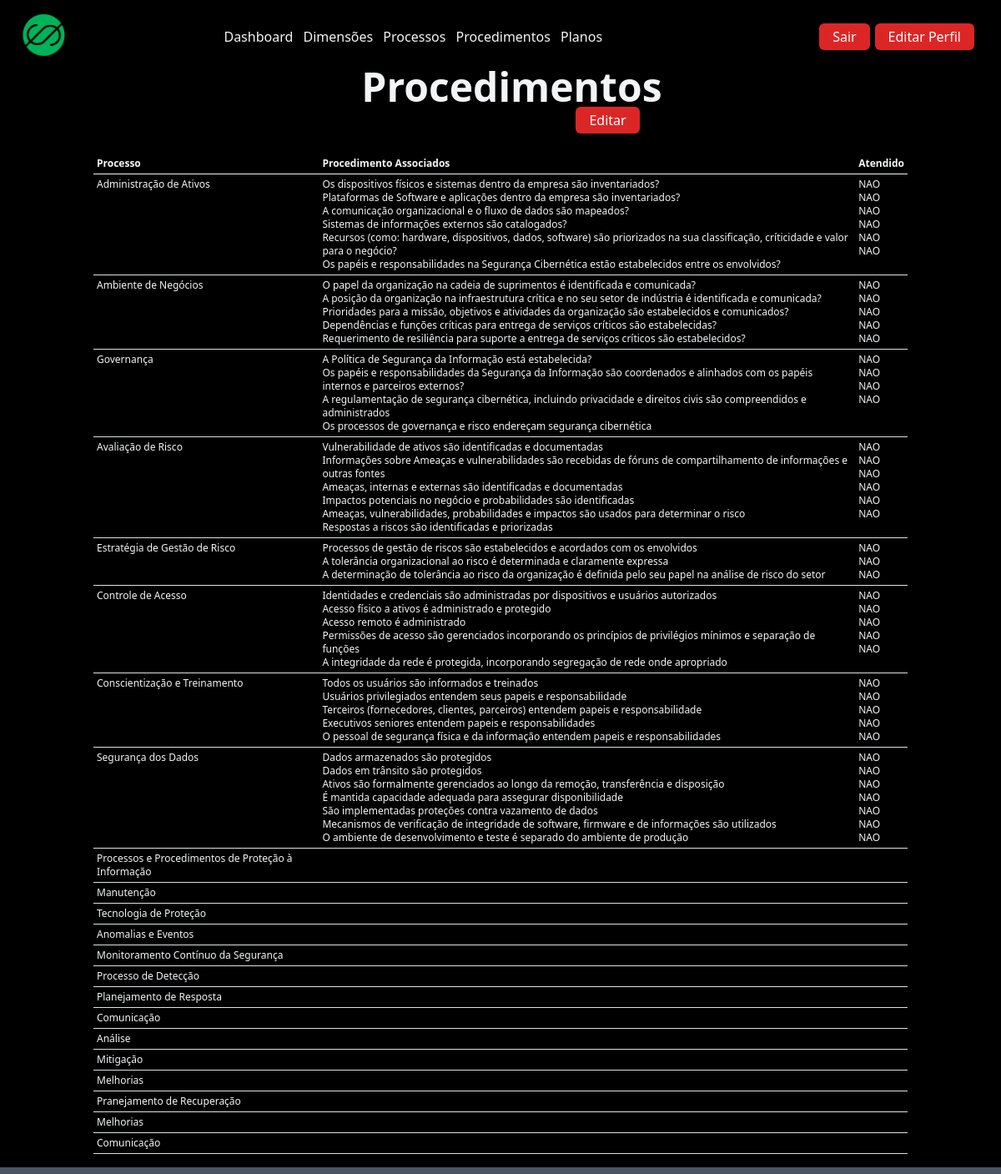
The page /procedimentos/ (signed in) on the database as committed earlier.
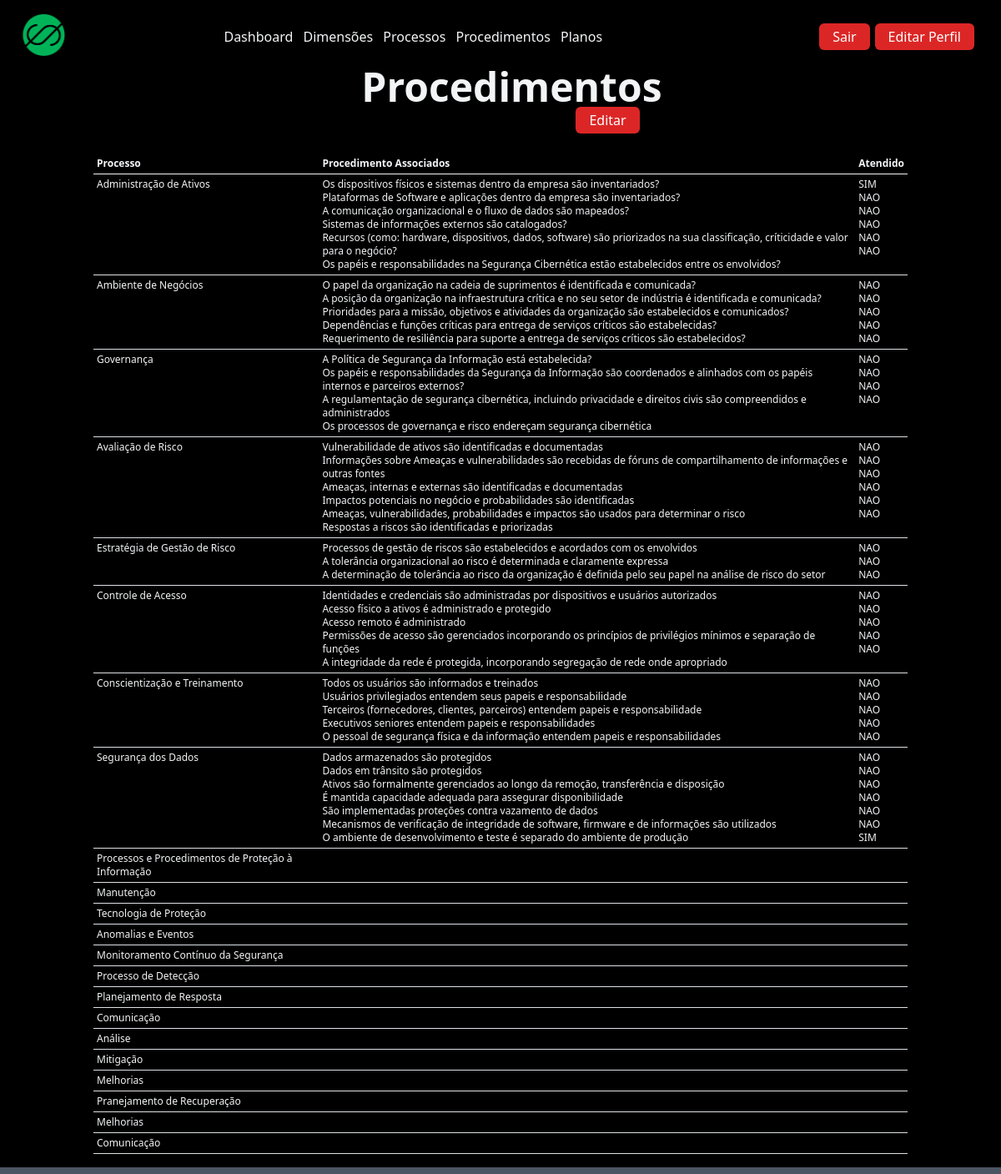
The same page on the database as committed later.
### grc/models.py (models this page shows, shortened)
class Procedimento(models.Model):
    processo = models.ForeignKey('Processo', related_name="procedimento", on_delete=models.CASCADE)
    nic = models.CharField(max_length=10)
    descricao = models.TextField(max_length=1000)
    atendida = models.CharField(max_length=15, choices=LISTA_SITUACAO)
    data_conclusao = models.DateField(default=None)

### grc/views.py (the view)
# urls.py: path('procedimentos/', Procedimentos.as_view(), name='procedimentos'),
class Procedimentos(LoginRequiredMixin, ListView):
    template_name = "procedimentos.html"
    model = Procedimento
    def get_context_data(self, **kwargs):
        context = super().get_context_data(**kwargs)
        context["processos"] = Processo.objects.all().prefetch_related('procedimento')
        return context

### grc/novos_context.py (called while the page is built)
def lista_dimensoes(request):
    lista_dimensoes = Dimension.objects.all()
    return {"lista_dimensoes": lista_dimensoes}

def lista_processos(request):
    lista_processos = Processo.objects.all()
    return {'lista_processos': lista_processos}

def lista_procedimentos(request):
    lista_procedimentos = Procedimento.objects.all()
    return {'lista_procedimentos': lista_procedimentos}

def proc_por_dimensao(request):
    proc_por_dimensao = Dimension.objects.all().prefetch_related('processo')
    return {'proc_por_dimensao': proc_por_dimensao}

### grc/templates/procedimentos.html (shortened to what this page needs)
{% extends 'base.html' %}
{% load static %}
{% block content %}
<header class="min-h-screen bg-black bg-opacity-75 bg-blend-overlay showcase border-gray-600 border-b-8 flex justify-center items-center bg-no-repeat">
     <div class="container mt-14 mx-auto">
        <div class="z-10 h-full py-32 md:py-0 text-gray-100 text-center flex items-center flex-col">
            <div class ="w-1/3 flex justify-start">
                <h1 class=" font-semibold text-4xl md:text-5xl  mt-4 w-1/3 md:wd-3/4 text-center" >
                    Procedimentos
                </h1>
            </div>
            {% if user.is_authenticated %}
            <div class ="w-1/3 flex justify-end" >
                <a href="{% url 'grc:editarproc' %}">
                    <button class="bg-red-600 text-white py-1 px-3 rounded-md">
                        Editar
                    </button>
                </a>
            </div>
            {% endif %}
        </div>
         <div class="container-sm text-gray-100 m-11/12  mt-4 ">
            <table class="table table-auto text-xs table-sm table-responsive-md text-gray-100 mx-auto">
                <thead>
                  <tr>
                    <th>Processo</th>
                      <th>Procedimento Associados</th>
                      <th>Atendido</th>
                  </tr>
                </thead>
                <tbody>
                {% for processo in processos%}
                <tr>
                    <td>
                        <ul>
                            <li>{{ processo.nome }}</li>
                    </ul>
                    </td>
                        <td>
                            {% for procedimento in processo.procedimento.all %}
                            <ul>
                                <li>{{ procedimento.descricao }}</li>
                            </ul>
                            {% endfor %}
                        </td>
                        <td>
                            {% for procedimento in processo.procedimento.all %}
                            <ul>
                                <li>{{ procedimento.atendida }}</li>
                            </ul>
                            {% endfor %}
                        </td>
                </tr>
                {% endfor %}
            </tbody>
            </table>
        </div>
     </div>
</header>
{% endblock %}

Rows that differ between the two databases and show on the page:
changed Procedimento "Os dispositivos físicos e sistemas dentro da empresa são inventariados?": atendida "NAO" → "SIM"
changed Procedimento "O ambiente de desenvolvimento e teste é separado do ambiente de produção": atendida "NAO" → "SIM"
